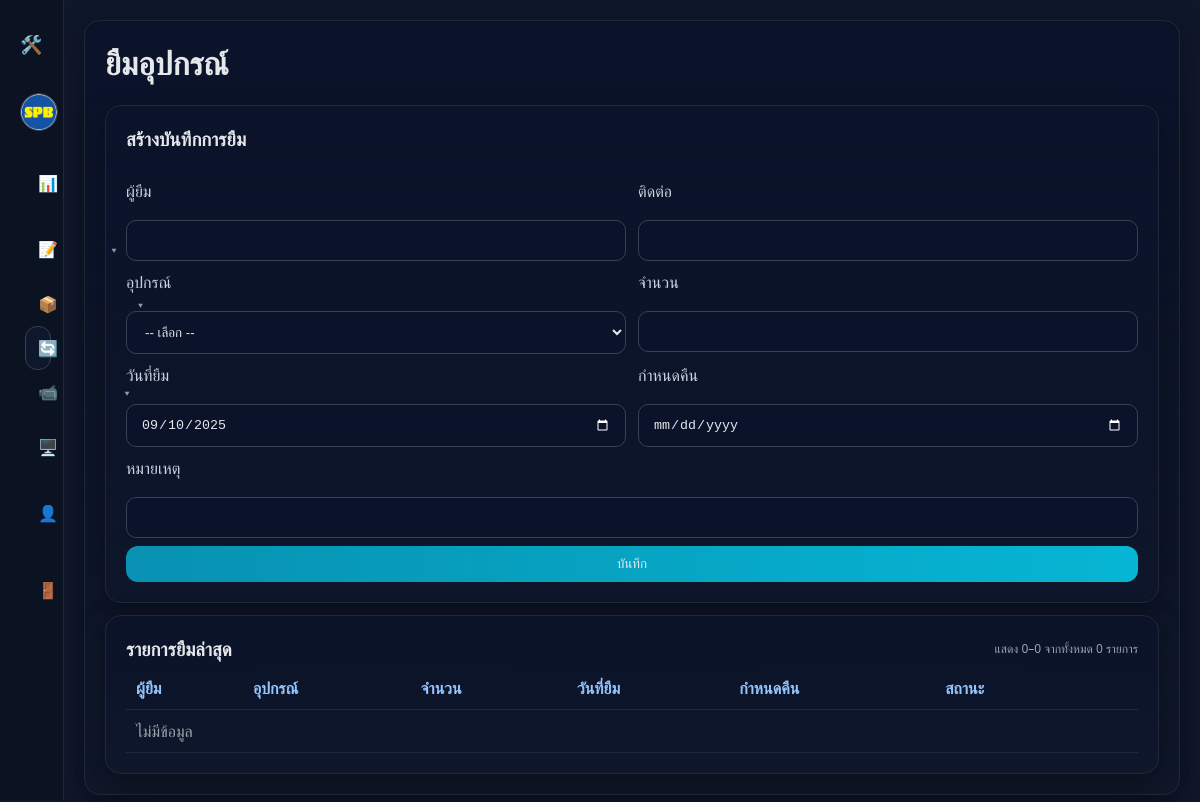
The app's page /admin/loans.php?page=2 (signed in), older data.
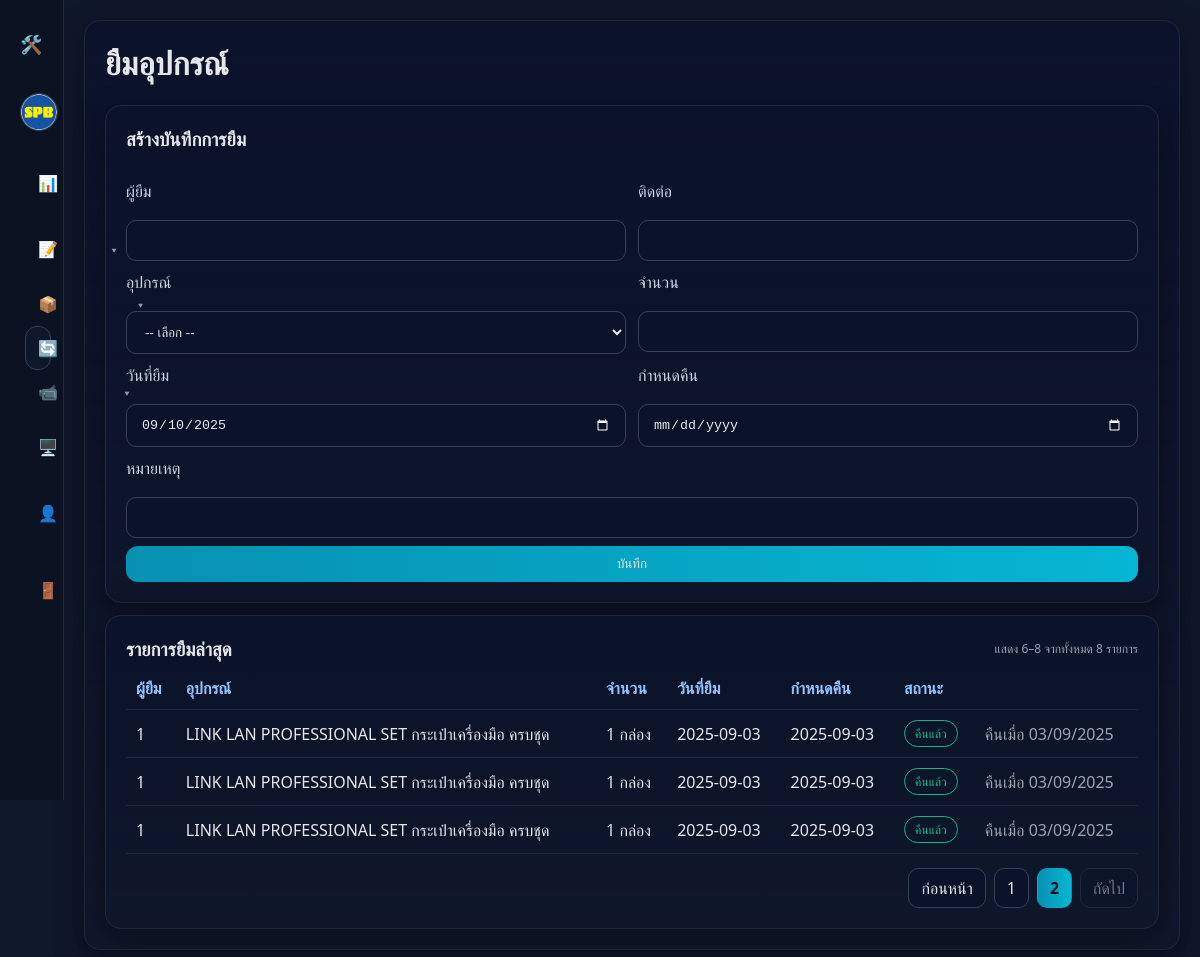
The same page, newer data.
### tables this page shows
CREATE TABLE loans (
        id INTEGER PRIMARY KEY AUTOINCREMENT,
        requester_name TEXT,
        contact TEXT,
        item_id INTEGER NOT NULL,
        qty REAL NOT NULL,
        loan_date TEXT NOT NULL,
        due_date TEXT,
        return_date TEXT,
        status TEXT DEFAULT "ยืมอยู่",
        note TEXT,
        created_by INTEGER,
        created_at TEXT NOT NULL,
        FOREIGN KEY (item_id) REFERENCES inventory_items(id) ON DELETE CASCADE,
        FOREIGN KEY (created_by) REFERENCES admins(id) ON DELETE SET NULL
    );

CREATE TABLE "inventory_items" (
      id          INTEGER PRIMARY KEY AUTOINCREMENT,
      sku         TEXT UNIQUE,
      name        TEXT NOT NULL,
      category    TEXT,
      unit        TEXT,
      stock_qty   REAL DEFAULT 0,
      min_qty     REAL DEFAULT 0,
      location    TEXT,
      created_at  TEXT,
      updated_at  TEXT
    );

### inc/functions.php (called while the page is built, shortened)
<?php
if (!function_exists('h')) {
  function h($str) { return htmlspecialchars($str ?? '', ENT_QUOTES, 'UTF-8'); }
}
    ob_start(); ?>

### admin/loans.php (the view, shortened to what this page needs)
<?php
require_once __DIR__ . '/../inc/functions.php';
$self = basename(parse_url($_SERVER['SCRIPT_NAME'] ?? '', PHP_URL_PATH) ?: 'loans.php');
$page = max(1, (int)($_GET['page'] ?? 1));
require_once __DIR__ . '/header.php';
$perPage = 5;
$totalLoans = (int)$pdo->query('SELECT COUNT(*) FROM loans')->fetchColumn();
$totalPages = max(1, (int)ceil($totalLoans / $perPage));
if ($page > $totalPages) $page = $totalPages;
$offset = ($page - 1) * $perPage;
$listStmt = $pdo->prepare('
  SELECT l.*, i.name AS item_name, i.unit
  FROM loans l
  LEFT JOIN inventory_items i ON i.id = l.item_id
  ORDER BY l.id DESC
  LIMIT :limit OFFSET :offset
');
$listStmt->bindValue(':limit', $perPage, PDO::PARAM_INT);
$listStmt->bindValue(':offset', $offset, PDO::PARAM_INT);
$listStmt->execute();
$loans = $listStmt->fetchAll(PDO::FETCH_ASSOC);
$buildPage = function(int $p) use ($self) {
  $qs = $_GET; unset($qs['page']); $qs['page'] = $p;
  return $self.'?'.http_build_query($qs);
};
?>
<div class="card">
  <h1 style="margin-top:0">ยืมอุปกรณ์</h1>
  <form class="card" method="post" action="<?= h($self.'?'.http_build_query(['page'=>$page])) ?>">
    <h3 style="margin-top:0">สร้างบันทึกการยืม</h3>
    <div class="row">
      <div><label>ผู้ยืม</label><input name="requester_name" required></div>
      <div><label>ติดต่อ</label><input name="contact"></div>
    </div>
    <div class="row">
      <div>
        <label>อุปกรณ์</label>
        <select name="item_id" required>
          <option value="">-- เลือก --</option>
        </select>
      </div>
      <div>
        <label>จำนวน</label>
        <input type="number" step="0.01" name="qty" required>
      </div>
    </div>
    <div class="row">
      <div><label>วันที่ยืม</label><input type="date" name="loan_date" value="<?= h(date('Y-m-d')) ?>" required></div>
      <div><label>กำหนดคืน</label><input type="date" name="due_date"></div>
    </div>
    <label>หมายเหตุ</label><input name="note">
    <button class="btn btn-primary" type="submit" style="margin-top:8px">บันทึก</button>
  </form>
  <div class="card" style="margin-top:12px">
    <div class="report-header" style="margin-bottom:6px">
      <h3 style="margin:0">รายการยืมล่าสุด</h3>
      <div class="small" style="color:#9ca3af">
        แสดง <?= $totalLoans ? ($offset+1) : 0 ?>–<?= min($offset + $perPage, $totalLoans) ?> จากทั้งหมด <?= $totalLoans ?> รายการ
      </div>
    </div>
    <table class="table">
      <tr><th>ผู้ยืม</th><th>อุปกรณ์</th><th>จำนวน</th><th>วันที่ยืม</th><th>กำหนดคืน</th><th>สถานะ</th><th></th></tr>
      <?php if(!$loans): ?>
        <tr><td colspan="7" style="color:#9ca3af">ไม่มีข้อมูล</td></tr>
      <?php else: ?>
        <?php foreach($loans as $l): ?>
          <tr>
            <td><?= h($l['requester_name']) ?></td>
            <td><?= h($l['item_name']) ?></td>
            <td><?= h($l['qty']) ?> <?= h($l['unit']) ?></td>
            <td><?= h($l['loan_date']) ?></td>
            <td><?= h($l['due_date'] ?: '-') ?></td>
            <td><span class="badge <?= $l['status']==='ยืมอยู่'?'warn':'good' ?>"><?= h($l['status']) ?></span></td>
            <td>
              <?php if(empty($l['return_date'])): ?>
                <form method="post" action="<?= h($self.'?'.http_build_query(['page'=>$page])) ?>" style="display:inline">
                  <input type="hidden" name="action" value="return">
                  <input type="hidden" name="loan_id" value="<?= (int)$l['id'] ?>">
                  <button class="btn btn-sm">ทำเครื่องหมายว่า "คืนแล้ว"</button>
                </form>
              <?php else: ?>
                <span style="color:#9ca3af">คืนเมื่อ <?= h(date('d/m/Y', strtotime($l['return_date']))) ?></span>
              <?php endif; ?>
            </td>
          </tr>
        <?php endforeach; ?>
      <?php endif; ?>
    </table>
    <?php if ($totalPages > 1): ?>
      <div class="pagination">
        <?php if ($page > 1): ?>
          <a class="page-btn" href="<?= h($buildPage($page-1)) ?>">ก่อนหน้า</a>
        <?php else: ?>
          <span class="page-btn disabled">ก่อนหน้า</span>
        <?php endif; ?>
        <?php for($p = 1; $p <= $totalPages; $p++): ?>
          <?php if ($p == $page): ?>
            <span class="page-btn active"><?= $p ?></span>
          <?php else: ?>
            <a class="page-btn" href="<?= h($buildPage($p)) ?>"><?= $p ?></a>
          <?php endif; ?>
        <?php endfor; ?>
        <?php if ($page < $totalPages): ?>
          <a class="page-btn" href="<?= h($buildPage($page+1)) ?>">ถัดไป</a>
        <?php else: ?>
          <span class="page-btn disabled">ถัดไป</span>
        <?php endif; ?>
      </div>
    <?php endif; ?>
  </div>
</div>
<?php require_once __DIR__ . '/footer.php'; ?>

Row changes from the older to the newer data that the page shows:
added loans: requester_name "1", item.name "LINK LAN PROFESSIONAL SET กระเป๋าเครื่องมือ ครบชุด", qty "1", item.unit "กล่อง", loan_date "2025-09-03", due_date "2025-09-03", status "คืนแล้ว", return_date "03/09/2025"
added loans: requester_name "1", item.name "LINK LAN PROFESSIONAL SET กระเป๋าเครื่องมือ ครบชุด", qty "1", item.unit "กล่อง", loan_date "2025-09-03", due_date "2025-09-03", status "คืนแล้ว", return_date "03/09/2025"
added loans: requester_name "1", item.name "LINK LAN PROFESSIONAL SET กระเป๋าเครื่องมือ ครบชุด", qty "1", item.unit "กล่อง", loan_date "2025-09-03", due_date "2025-09-03", status "คืนแล้ว", return_date "03/09/2025"
Text that changed along with them:
$offset+1: (not shown) → "6"
min($offset + $perPage, $totalLoans): "0" → "8"
$totalLoans: "0" → "8"
text no longer shown: "0 ไม่มีข้อมูล"
text now shown: "ก่อนหน้า ถัดไป"
new list line: "1"
new list line: "2"
